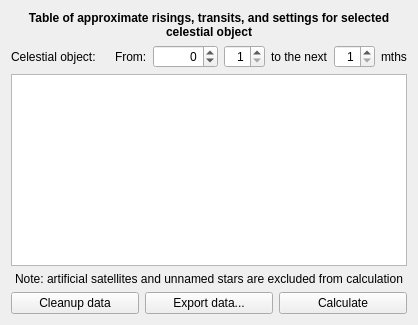
        <widget class="QWidget" name="stackedWidgetPage3">
         <layout class="QGridLayout" name="gridLayout_16">
          <item row="4" column="0">
           <layout class="QHBoxLayout" name="horizontalLayout_30">
            <item>
             <widget class="QPushButton" name="rtsCleanupButton">
              <property name="text">
               <string>Cleanup data</string>
              </property>
             </widget>
            </item>
            <item>
             <widget class="QPushButton" name="rtsSaveButton">
              <property name="text">
               <string>Export data...</string>
              </property>
             </widget>
            </item>
            <item>
             <widget class="QPushButton" name="rtsCalculateButton">
              <property name="text">
               <string>Calculate</string>
              </property>
             </widget>
            </item>
           </layout>
          </item>
          <item row="2" column="0">
           <widget class="QTreeWidget" name="rtsTreeWidget">
            <property name="rootIsDecorated">
             <bool>false</bool>
            </property>
            <property name="uniformRowHeights">
             <bool>true</bool>
            </property>
            <property name="itemsExpandable">
             <bool>false</bool>
            </property>
            <property name="sortingEnabled">
             <bool>true</bool>
            </property>
            <property name="expandsOnDoubleClick">
             <bool>false</bool>
            </property>
            <property name="columnCount">
             <number>0</number>
            </property>
            <attribute name="headerShowSortIndicator" stdset="0">
             <bool>true</bool>
            </attribute>
           </widget>
          </item>
          <item row="1" column="0">
           <layout class="QHBoxLayout" name="horizontalLayout_31">
            <item>
             <layout class="QHBoxLayout" name="horizontalLayout_34">
              <item>
               <widget class="QLabel" name="rtsCelestialBodyLabel">
                <property name="text">
                 <string>Celestial object:</string>
                </property>
               </widget>
              </item>
              <item>
               <widget class="QLabel" name="rtsCelestialBodyNameLabel">
                <property name="sizePolicy">
                 <sizepolicy hsizetype="Expanding" vsizetype="Preferred">
                  <horstretch>0</horstretch>
                  <verstretch>0</verstretch>
                 </sizepolicy>
                </property>
                <property name="font">
                 <font>
                  <weight>75</weight>
                  <bold>true</bold>
                 </font>
                </property>
                <property name="text">
                 <string/>
                </property>
               </widget>
              </item>
             </layout>
            </item>
            <item>
             <layout class="QHBoxLayout" name="horizontalLayout_35">
              <item>
               <widget class="QLabel" name="rtsFromLabel">
                <property name="text">
                 <string>From:</string>
                </property>
               </widget>
              </item>
              <item>
               <widget class="QSpinBox" name="rtsFromYearSpinBox">
                <property name="alignment">
                 <set>Qt::AlignRight|Qt::AlignTrailing|Qt::AlignVCenter</set>
                </property>
                <property name="minimum">
                 <number>-13000</number>
                </property>
                <property name="maximum">
                 <number>17000</number>
                </property>
               </widget>
              </item>
              <item>
               <widget class="QSpinBox" name="rtsFromMonthSpinBox">
                <property name="toolTip">
                 <string>Month</string>
                </property>
                <property name="alignment">
                 <set>Qt::AlignRight|Qt::AlignTrailing|Qt::AlignVCenter</set>
                </property>
                <property name="minimum">
                 <number>1</number>
                </property>
                <property name="maximum">
                 <number>12</number>
                </property>
               </widget>
              </item>
             </layout>
            </item>
            <item>
             <layout class="QHBoxLayout" name="horizontalLayout_32">
              <item>
               <widget class="QLabel" name="rtsToLabel">
                <property name="text">
                 <string>to the next</string>
                </property>
               </widget>
              </item>
              <item>
               <widget class="QSpinBox" name="rtsToMonthSpinBox">
                <property name="toolTip">
                 <string>Duration in months</string>
                </property>
                <property name="alignment">
                 <set>Qt::AlignRight|Qt::AlignTrailing|Qt::AlignVCenter</set>
                </property>
                <property name="minimum">
                 <number>1</number>
                </property>
                <property name="maximum">
                 <number>60</number>
                </property>
               </widget>
              </item>
              <item>
               <widget class="QLabel" name="rtsToMonthsLabel">
                <property name="text">
                 <string comment="duration, short form">mths</string>
                </property>
               </widget>
              </item>
             </layout>
            </item>
           </layout>
          </item>
          <item row="0" column="0">
           <widget class="QLabel" name="rtsHeaderLabel">
            <property name="font">
             <font>
              <weight>75</weight>
              <bold>true</bold>
             </font>
            </property>
            <property name="text">
             <string>Table of approximate risings, transits, and settings for selected celestial object</string>
            </property>
            <property name="alignment">
             <set>Qt::AlignCenter</set>
            </property>
            <property name="wordWrap">
             <bool>true</bool>
            </property>
           </widget>
          </item>
          <item row="3" column="0">
           <widget class="QLabel" name="rtsNotificationLabel">
            <property name="text">
             <string>Note: artificial satellites and unnamed stars are excluded from calculation</string>
            </property>
            <property name="alignment">
             <set>Qt::AlignCenter</set>
            </property>
            <property name="wordWrap">
             <bool>true</bool>
            </property>
           </widget>
          </item>
         </layout>
        </widget>
